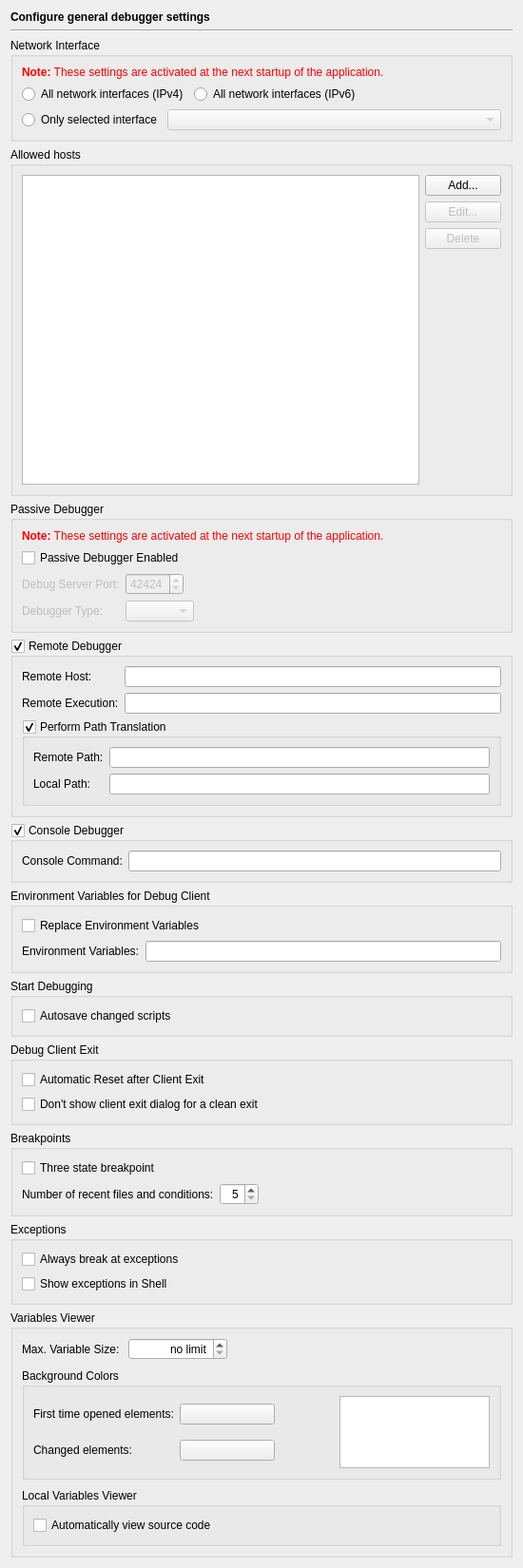
<?xml version="1.0" encoding="UTF-8"?>
<ui version="4.0">
 <class>DebuggerGeneralPage</class>
 <widget class="QWidget" name="DebuggerGeneralPage">
  <property name="geometry">
   <rect>
    <x>0</x>
    <y>0</y>
    <width>550</width>
    <height>1650</height>
   </rect>
  </property>
  <layout class="QVBoxLayout" name="verticalLayout_7">
   <item>
    <widget class="QLabel" name="headerLabel">
     <property name="text">
      <string>&lt;b&gt;Configure general debugger settings&lt;/b&gt;</string>
     </property>
    </widget>
   </item>
   <item>
    <widget class="Line" name="line11">
     <property name="frameShape">
      <enum>QFrame::HLine</enum>
     </property>
     <property name="frameShadow">
      <enum>QFrame::Sunken</enum>
     </property>
     <property name="orientation">
      <enum>Qt::Horizontal</enum>
     </property>
    </widget>
   </item>
   <item>
    <widget class="QGroupBox" name="groupBox_3">
     <property name="title">
      <string>Network Interface</string>
     </property>
     <layout class="QGridLayout" name="gridLayout_2">
      <item row="0" column="0" colspan="4">
       <widget class="QLabel" name="TextLabel1_2_3">
        <property name="text">
         <string>&lt;font color=&quot;#FF0000&quot;&gt;&lt;b&gt;Note:&lt;/b&gt; These settings are activated at the next startup of the application.&lt;/font&gt;</string>
        </property>
       </widget>
      </item>
      <item row="1" column="0" colspan="2">
       <widget class="QRadioButton" name="allInterfacesButton">
        <property name="toolTip">
         <string>Select to listen on all available network interfaces (IPv4 mode)</string>
        </property>
        <property name="text">
         <string>All network interfaces (IPv4)</string>
        </property>
       </widget>
      </item>
      <item row="1" column="2">
       <widget class="QRadioButton" name="all6InterfacesButton">
        <property name="toolTip">
         <string>Select to listen on all available network interfaces (IPv6 mode)</string>
        </property>
        <property name="text">
         <string>All network interfaces (IPv6)</string>
        </property>
       </widget>
      </item>
      <item row="1" column="3">
       <spacer name="horizontalSpacer_5">
        <property name="orientation">
         <enum>Qt::Horizontal</enum>
        </property>
        <property name="sizeHint" stdset="0">
         <size>
          <width>103</width>
          <height>20</height>
         </size>
        </property>
       </spacer>
      </item>
      <item row="2" column="0">
       <widget class="QRadioButton" name="selectedInterfaceButton">
        <property name="toolTip">
         <string>Select to listen on the configured interface</string>
        </property>
        <property name="text">
         <string>Only selected interface</string>
        </property>
       </widget>
      </item>
      <item row="2" column="1" colspan="3">
       <widget class="QComboBox" name="interfacesCombo">
        <property name="enabled">
         <bool>false</bool>
        </property>
        <property name="toolTip">
         <string>Select the network interface to listen on</string>
        </property>
       </widget>
      </item>
     </layout>
    </widget>
   </item>
   <item>
    <widget class="QGroupBox" name="groupBox_4">
     <property name="title">
      <string>Allowed hosts</string>
     </property>
     <layout class="QGridLayout">
      <item row="3" column="1">
       <spacer>
        <property name="orientation">
         <enum>Qt::Vertical</enum>
        </property>
        <property name="sizeHint" stdset="0">
         <size>
          <width>20</width>
          <height>40</height>
         </size>
        </property>
       </spacer>
      </item>
      <item row="2" column="1">
       <widget class="QPushButton" name="deleteAllowedHostButton">
        <property name="enabled">
         <bool>false</bool>
        </property>
        <property name="text">
         <string>Delete</string>
        </property>
       </widget>
      </item>
      <item row="1" column="1">
       <widget class="QPushButton" name="editAllowedHostButton">
        <property name="enabled">
         <bool>false</bool>
        </property>
        <property name="text">
         <string>Edit...</string>
        </property>
       </widget>
      </item>
      <item row="0" column="1">
       <widget class="QPushButton" name="addAllowedHostButton">
        <property name="text">
         <string>Add...</string>
        </property>
       </widget>
      </item>
      <item row="0" column="0" rowspan="4">
       <widget class="QListWidget" name="allowedHostsList">
        <property name="sizePolicy">
         <sizepolicy hsizetype="Expanding" vsizetype="Preferred">
          <horstretch>0</horstretch>
          <verstretch>0</verstretch>
         </sizepolicy>
        </property>
       </widget>
      </item>
     </layout>
    </widget>
   </item>
   <item>
    <widget class="QGroupBox" name="passiveDbgGroup">
     <property name="title">
      <string>Passive Debugger</string>
     </property>
     <layout class="QGridLayout" name="gridLayout">
      <item row="0" column="0" colspan="4">
       <widget class="QLabel" name="TextLabel1_2_2">
        <property name="text">
         <string>&lt;font color=&quot;#FF0000&quot;&gt;&lt;b&gt;Note:&lt;/b&gt; These settings are activated at the next startup of the application.&lt;/font&gt;</string>
        </property>
       </widget>
      </item>
      <item row="1" column="0" colspan="4">
       <widget class="QCheckBox" name="passiveDbgCheckBox">
        <property name="toolTip">
         <string>Enables the passive debug mode</string>
        </property>
        <property name="whatsThis">
         <string>&lt;b&gt;Passive Debugger Enabled&lt;/b&gt;
&lt;p&gt;This enables the passive debugging mode. In this mode the debug client (the script) connects to the debug server (the IDE). The script is started outside the IDE. This way mod_python or Zope scripts can be debugged.&lt;/p&gt;</string>
        </property>
        <property name="text">
         <string>Passive Debugger Enabled</string>
        </property>
       </widget>
      </item>
      <item row="2" column="0">
       <widget class="QLabel" name="passiveDbgPortLabel">
        <property name="enabled">
         <bool>false</bool>
        </property>
        <property name="text">
         <string>Debug Server Port:</string>
        </property>
       </widget>
      </item>
      <item row="2" column="1">
       <widget class="QSpinBox" name="passiveDbgPortSpinBox">
        <property name="enabled">
         <bool>false</bool>
        </property>
        <property name="toolTip">
         <string>Enter the port the debugger should listen on</string>
        </property>
        <property name="whatsThis">
         <string>&lt;b&gt;Debug Server Port&lt;/b&gt;
&lt;p&gt;Enter the port the debugger should listen on.&lt;/p&gt;</string>
        </property>
        <property name="minimum">
         <number>1024</number>
        </property>
        <property name="maximum">
         <number>65535</number>
        </property>
        <property name="value">
         <number>42424</number>
        </property>
       </widget>
      </item>
      <item row="2" column="2" colspan="2">
       <spacer name="horizontalSpacer_2">
        <property name="orientation">
         <enum>Qt::Horizontal</enum>
        </property>
        <property name="sizeHint" stdset="0">
         <size>
          <width>91</width>
          <height>20</height>
         </size>
        </property>
       </spacer>
      </item>
      <item row="3" column="0">
       <widget class="QLabel" name="label">
        <property name="enabled">
         <bool>false</bool>
        </property>
        <property name="text">
         <string>Debugger Type:</string>
        </property>
       </widget>
      </item>
      <item row="3" column="1" colspan="2">
       <widget class="QComboBox" name="passiveDbgBackendCombo">
        <property name="enabled">
         <bool>false</bool>
        </property>
        <property name="toolTip">
         <string>Select the debugger type of the backend</string>
        </property>
       </widget>
      </item>
      <item row="3" column="3">
       <spacer name="horizontalSpacer">
        <property name="orientation">
         <enum>Qt::Horizontal</enum>
        </property>
        <property name="sizeHint" stdset="0">
         <size>
          <width>91</width>
          <height>20</height>
         </size>
        </property>
       </spacer>
      </item>
     </layout>
    </widget>
   </item>
   <item>
    <widget class="QGroupBox" name="remoteDebuggerGroup">
     <property name="toolTip">
      <string>Select, if the debugger should be run remotely</string>
     </property>
     <property name="title">
      <string>Remote Debugger</string>
     </property>
     <property name="checkable">
      <bool>true</bool>
     </property>
     <layout class="QGridLayout">
      <item row="0" column="1">
       <widget class="QLineEdit" name="hostLineEdit">
        <property name="toolTip">
         <string>Enter the hostname of the remote machine.</string>
        </property>
        <property name="whatsThis">
         <string>&lt;b&gt;Remote Host&lt;/b&gt;
&lt;p&gt;Enter the hostname of the remote machine.&lt;/p&gt;</string>
        </property>
       </widget>
      </item>
      <item row="0" column="0">
       <widget class="QLabel" name="hostLabel">
        <property name="text">
         <string>Remote Host:</string>
        </property>
        <property name="buddy">
         <cstring>hostLineEdit</cstring>
        </property>
       </widget>
      </item>
      <item row="1" column="0">
       <widget class="QLabel" name="execLabel">
        <property name="text">
         <string>Remote Execution:</string>
        </property>
        <property name="buddy">
         <cstring>execLineEdit</cstring>
        </property>
       </widget>
      </item>
      <item row="1" column="1">
       <widget class="QLineEdit" name="execLineEdit">
        <property name="toolTip">
         <string>Enter the remote execution command.</string>
        </property>
        <property name="whatsThis">
         <string>&lt;b&gt;Remote Execution&lt;/b&gt;
&lt;p&gt;Enter the remote execution command (e.g. ssh). This command is used to log into the remote host and execute the remote debugger.&lt;/p&gt;</string>
        </property>
       </widget>
      </item>
      <item row="2" column="0" colspan="2">
       <widget class="QGroupBox" name="dbgPathTranslationGroup">
        <property name="toolTip">
         <string>Select, if path translation for remote debugging should be done</string>
        </property>
        <property name="title">
         <string>Perform Path Translation</string>
        </property>
        <property name="checkable">
         <bool>true</bool>
        </property>
        <layout class="QGridLayout" name="_2">
         <item row="1" column="0">
          <widget class="QLabel" name="textLabel2_9">
           <property name="text">
            <string>Local Path:</string>
           </property>
          </widget>
         </item>
         <item row="1" column="1">
          <widget class="QLineEdit" name="dbgTranslationLocalEdit">
           <property name="toolTip">
            <string>Enter the local path</string>
           </property>
          </widget>
         </item>
         <item row="0" column="1">
          <widget class="QLineEdit" name="dbgTranslationRemoteEdit">
           <property name="toolTip">
            <string>Enter the remote path</string>
           </property>
          </widget>
         </item>
         <item row="0" column="0">
          <widget class="QLabel" name="textLabel1_18">
           <property name="text">
            <string>Remote Path:</string>
           </property>
          </widget>
         </item>
        </layout>
       </widget>
      </item>
     </layout>
    </widget>
   </item>
   <item>
    <widget class="QGroupBox" name="consoleDebuggerGroup">
     <property name="toolTip">
      <string>Select, if the debugger should be executed in a console window</string>
     </property>
     <property name="title">
      <string>Console Debugger</string>
     </property>
     <property name="checkable">
      <bool>true</bool>
     </property>
     <layout class="QGridLayout" name="_4">
      <item row="0" column="1">
       <widget class="QLineEdit" name="consoleDbgEdit">
        <property name="toolTip">
         <string>Enter the console command (e.g. xterm -e)</string>
        </property>
        <property name="whatsThis">
         <string>&lt;b&gt;Console Command&lt;/b&gt;
&lt;p&gt;Enter the console command (e.g. xterm -e). This command is used to open a command window for the debugger.&lt;/p&gt;</string>
        </property>
       </widget>
      </item>
      <item row="0" column="0">
       <widget class="QLabel" name="textLabel1_17">
        <property name="text">
         <string>Console Command:</string>
        </property>
       </widget>
      </item>
     </layout>
    </widget>
   </item>
   <item>
    <widget class="QGroupBox" name="groupBox_5">
     <property name="title">
      <string>Environment Variables for Debug Client</string>
     </property>
     <layout class="QGridLayout" name="_3">
      <item row="0" column="0" colspan="2">
       <widget class="QCheckBox" name="debugEnvironReplaceCheckBox">
        <property name="toolTip">
         <string>Select, if the environment should be replaced.</string>
        </property>
        <property name="whatsThis">
         <string>&lt;b&gt;Replace Environment&lt;/b&gt;
&lt;p&gt;If this entry is checked, the environment of the debugger will be replaced by the entries of the environment variables field. If it is unchecked, the environment will be ammended by these settings.&lt;/p&gt;</string>
        </property>
        <property name="text">
         <string>Replace Environment Variables</string>
        </property>
       </widget>
      </item>
      <item row="1" column="0">
       <widget class="QLabel" name="textLabel1_16">
        <property name="text">
         <string>Environment Variables:</string>
        </property>
       </widget>
      </item>
      <item row="1" column="1">
       <widget class="QLineEdit" name="debugEnvironEdit">
        <property name="toolTip">
         <string>Enter the environment variables to be set.</string>
        </property>
        <property name="whatsThis">
         <string>&lt;b&gt;Environment Variables&lt;/b&gt;
&lt;p&gt;Enter the environment variables to be set for the debugger. The individual settings must be separated by whitespace and be given in the form 'var=value'.&lt;/p&gt;
&lt;p&gt;Example: var1=1 var2=&quot;hello world&quot;&lt;/p&gt;</string>
        </property>
       </widget>
      </item>
     </layout>
    </widget>
   </item>
   <item>
    <widget class="QGroupBox" name="groupBox">
     <property name="title">
      <string>Start Debugging</string>
     </property>
     <layout class="QVBoxLayout" name="verticalLayout">
      <item>
       <widget class="QCheckBox" name="debugAutoSaveScriptsCheckBox">
        <property name="toolTip">
         <string>Select, whether changed scripts should be saved upon a debug, run, ... action.</string>
        </property>
        <property name="text">
         <string>Autosave changed scripts</string>
        </property>
       </widget>
      </item>
     </layout>
    </widget>
   </item>
   <item>
    <widget class="QGroupBox" name="groupBox_7">
     <property name="title">
      <string>Debug Client Exit</string>
     </property>
     <layout class="QVBoxLayout" name="verticalLayout_3">
      <item>
       <widget class="QCheckBox" name="automaticResetCheckBox">
        <property name="toolTip">
         <string>Select, whether a reset of the debug client should be performed after a client exit</string>
        </property>
        <property name="text">
         <string>Automatic Reset after Client Exit</string>
        </property>
       </widget>
      </item>
      <item>
       <widget class="QCheckBox" name="dontShowClientExitCheckBox">
        <property name="toolTip">
         <string>Select to suppress the client exit dialog for a clean exit</string>
        </property>
        <property name="text">
         <string>Don't show client exit dialog for a clean exit</string>
        </property>
       </widget>
      </item>
     </layout>
    </widget>
   </item>
   <item>
    <widget class="QGroupBox" name="groupBox_8">
     <property name="title">
      <string>Breakpoints</string>
     </property>
     <layout class="QVBoxLayout" name="verticalLayout_2">
      <item>
       <widget class="QCheckBox" name="debugThreeStateBreakPoint">
        <property name="toolTip">
         <string>Select to change the breakpoint toggle order from Off-&gt;On-&gt;Off to Off-&gt;On (permanent)-&gt;On (temporary)-&gt;Off</string>
        </property>
        <property name="text">
         <string>Three state breakpoint</string>
        </property>
       </widget>
      </item>
      <item>
       <layout class="QHBoxLayout" name="horizontalLayout_2">
        <item>
         <widget class="QLabel" name="label_4">
          <property name="text">
           <string>Number of recent files and conditions:</string>
          </property>
         </widget>
        </item>
        <item>
         <widget class="QSpinBox" name="recentFilesSpinBox">
          <property name="toolTip">
           <string>Enter the number of recent files and breakpoint conditions to remember</string>
          </property>
          <property name="alignment">
           <set>Qt::AlignRight|Qt::AlignTrailing|Qt::AlignVCenter</set>
          </property>
          <property name="minimum">
           <number>5</number>
          </property>
          <property name="maximum">
           <number>50</number>
          </property>
         </widget>
        </item>
        <item>
         <spacer name="spacer">
          <property name="orientation">
           <enum>Qt::Horizontal</enum>
          </property>
          <property name="sizeHint" stdset="0">
           <size>
            <width>40</width>
            <height>20</height>
           </size>
          </property>
         </spacer>
        </item>
       </layout>
      </item>
     </layout>
    </widget>
   </item>
   <item>
    <widget class="QGroupBox" name="groupBox_9">
     <property name="title">
      <string>Exceptions</string>
     </property>
     <layout class="QVBoxLayout" name="verticalLayout_4">
      <item>
       <widget class="QCheckBox" name="exceptionBreakCheckBox">
        <property name="toolTip">
         <string>Select to always break at exceptions</string>
        </property>
        <property name="text">
         <string>Always break at exceptions</string>
        </property>
       </widget>
      </item>
      <item>
       <widget class="QCheckBox" name="exceptionShellCheckBox">
        <property name="toolTip">
         <string>Select to show exception information in the shell window</string>
        </property>
        <property name="text">
         <string>Show exceptions in Shell</string>
        </property>
       </widget>
      </item>
     </layout>
    </widget>
   </item>
   <item>
    <widget class="QGroupBox" name="groupBox_11">
     <property name="title">
      <string>Variables Viewer</string>
     </property>
     <layout class="QVBoxLayout" name="verticalLayout_6">
      <property name="spacing">
       <number>9</number>
      </property>
      <item>
       <layout class="QHBoxLayout" name="horizontalLayout">
        <item>
         <widget class="QLabel" name="label_2">
          <property name="text">
           <string>Max. Variable Size:</string>
          </property>
         </widget>
        </item>
        <item>
         <widget class="QSpinBox" name="maxSizeSpinBox">
          <property name="toolTip">
           <string>Enter the maximum size of a variable to be shown (0 = no limit)</string>
          </property>
          <property name="alignment">
           <set>Qt::AlignRight|Qt::AlignTrailing|Qt::AlignVCenter</set>
          </property>
          <property name="specialValueText">
           <string>no limit</string>
          </property>
          <property name="showGroupSeparator" stdset="0">
           <bool>true</bool>
          </property>
          <property name="suffix">
           <string> Bytes</string>
          </property>
          <property name="maximum">
           <number>1063256064</number>
          </property>
          <property name="singleStep">
           <number>16384</number>
          </property>
         </widget>
        </item>
        <item>
         <spacer name="horizontalSpacer_3">
          <property name="orientation">
           <enum>Qt::Horizontal</enum>
          </property>
          <property name="sizeHint" stdset="0">
           <size>
            <width>40</width>
            <height>20</height>
           </size>
          </property>
         </spacer>
        </item>
       </layout>
      </item>
      <item>
       <widget class="QGroupBox" name="groupBox_2">
        <property name="title">
         <string>Background Colors</string>
        </property>
        <layout class="QHBoxLayout" name="horizontalLayout_3" stretch="2,1">
         <item>
          <layout class="QGridLayout" name="gridLayout_3">
           <property name="topMargin">
            <number>8</number>
           </property>
           <property name="bottomMargin">
            <number>8</number>
           </property>
           <property name="verticalSpacing">
            <number>16</number>
           </property>
           <item row="1" column="1">
            <widget class="QPushButton" name="backgroundChangedButton">
             <property name="minimumSize">
              <size>
               <width>100</width>
               <height>0</height>
              </size>
             </property>
             <property name="maximumSize">
              <size>
               <width>100</width>
               <height>16777215</height>
              </size>
             </property>
             <property name="toolTip">
              <string>Select the background color for changed items.</string>
             </property>
             <property name="text">
              <string/>
             </property>
            </widget>
           </item>
           <item row="1" column="0">
            <widget class="QLabel" name="label_bgChangedItems">
             <property name="text">
              <string>Changed elements:</string>
             </property>
            </widget>
           </item>
           <item row="0" column="0">
            <widget class="QLabel" name="label_bgFirstLoaded">
             <property name="text">
              <string>First time opened elements:</string>
             </property>
            </widget>
           </item>
           <item row="0" column="1">
            <widget class="QPushButton" name="backgroundNewButton">
             <property name="minimumSize">
              <size>
               <width>100</width>
               <height>0</height>
              </size>
             </property>
             <property name="maximumSize">
              <size>
               <width>100</width>
               <height>16777215</height>
              </size>
             </property>
             <property name="toolTip">
              <string>Select the background color for elements which are loaded for the first time.</string>
             </property>
             <property name="text">
              <string/>
             </property>
            </widget>
           </item>
           <item row="0" column="2">
            <spacer name="horizontalSpacer_4">
             <property name="orientation">
              <enum>Qt::Horizontal</enum>
             </property>
             <property name="sizeHint" stdset="0">
              <size>
               <width>40</width>
               <height>20</height>
              </size>
             </property>
            </spacer>
           </item>
          </layout>
         </item>
         <item>
          <widget class="QListView" name="preView">
           <property name="sizePolicy">
            <sizepolicy hsizetype="Expanding" vsizetype="Ignored">
             <horstretch>0</horstretch>
             <verstretch>0</verstretch>
            </sizepolicy>
           </property>
           <property name="focusPolicy">
            <enum>Qt::NoFocus</enum>
           </property>
           <property name="verticalScrollBarPolicy">
            <enum>Qt::ScrollBarAlwaysOff</enum>
           </property>
           <property name="horizontalScrollBarPolicy">
            <enum>Qt::ScrollBarAlwaysOff</enum>
           </property>
           <property name="editTriggers">
            <set>QAbstractItemView::NoEditTriggers</set>
           </property>
           <property name="alternatingRowColors">
            <bool>true</bool>
           </property>
          </widget>
         </item>
        </layout>
       </widget>
      </item>
      <item>
       <widget class="QGroupBox" name="groupBox_10">
        <property name="title">
         <string>Local Variables Viewer</string>
        </property>
        <layout class="QVBoxLayout" name="verticalLayout_5">
         <item>
          <widget class="QCheckBox" name="autoViewSourcecodeCheckBox">
           <property name="toolTip">
            <string>Automatically view source code when user changes the callstack frame in the callstack viewer.</string>
           </property>
           <property name="text">
            <string>Automatically view source code</string>
           </property>
          </widget>
         </item>
        </layout>
       </widget>
      </item>
     </layout>
    </widget>
   </item>
  </layout>
 </widget>
 <tabstops>
  <tabstop>allInterfacesButton</tabstop>
  <tabstop>all6InterfacesButton</tabstop>
  <tabstop>selectedInterfaceButton</tabstop>
  <tabstop>interfacesCombo</tabstop>
  <tabstop>allowedHostsList</tabstop>
  <tabstop>addAllowedHostButton</tabstop>
  <tabstop>editAllowedHostButton</tabstop>
  <tabstop>deleteAllowedHostButton</tabstop>
  <tabstop>passiveDbgCheckBox</tabstop>
  <tabstop>passiveDbgPortSpinBox</tabstop>
  <tabstop>passiveDbgBackendCombo</tabstop>
  <tabstop>remoteDebuggerGroup</tabstop>
  <tabstop>hostLineEdit</tabstop>
  <tabstop>execLineEdit</tabstop>
  <tabstop>dbgPathTranslationGroup</tabstop>
  <tabstop>dbgTranslationRemoteEdit</tabstop>
  <tabstop>dbgTranslationLocalEdit</tabstop>
  <tabstop>consoleDebuggerGroup</tabstop>
  <tabstop>consoleDbgEdit</tabstop>
  <tabstop>debugEnvironReplaceCheckBox</tabstop>
  <tabstop>debugEnvironEdit</tabstop>
  <tabstop>debugAutoSaveScriptsCheckBox</tabstop>
  <tabstop>automaticResetCheckBox</tabstop>
  <tabstop>dontShowClientExitCheckBox</tabstop>
  <tabstop>debugThreeStateBreakPoint</tabstop>
  <tabstop>recentFilesSpinBox</tabstop>
  <tabstop>exceptionBreakCheckBox</tabstop>
  <tabstop>exceptionShellCheckBox</tabstop>
  <tabstop>maxSizeSpinBox</tabstop>
  <tabstop>backgroundNewButton</tabstop>
  <tabstop>backgroundChangedButton</tabstop>
  <tabstop>autoViewSourcecodeCheckBox</tabstop>
 </tabstops>
 <resources/>
 <connections>
  <connection>
   <sender>passiveDbgCheckBox</sender>
   <signal>toggled(bool)</signal>
   <receiver>passiveDbgPortLabel</receiver>
   <slot>setEnabled(bool)</slot>
   <hints>
    <hint type="sourcelabel">
     <x>121</x>
     <y>467</y>
    </hint>
    <hint type="destinationlabel">
     <x>107</x>
     <y>498</y>
    </hint>
   </hints>
  </connection>
  <connection>
   <sender>passiveDbgCheckBox</sender>
   <signal>toggled(bool)</signal>
   <receiver>passiveDbgPortSpinBox</receiver>
   <slot>setEnabled(bool)</slot>
   <hints>
    <hint type="sourcelabel">
     <x>219</x>
     <y>467</y>
    </hint>
    <hint type="destinationlabel">
     <x>205</x>
     <y>498</y>
    </hint>
   </hints>
  </connection>
  <connection>
   <sender>selectedInterfaceButton</sender>
   <signal>toggled(bool)</signal>
   <receiver>interfacesCombo</receiver>
   <slot>setEnabled(bool)</slot>
   <hints>
    <hint type="sourcelabel">
     <x>587</x>
     <y>107</y>
    </hint>
    <hint type="destinationlabel">
     <x>307</x>
     <y>137</y>
    </hint>
   </hints>
  </connection>
  <connection>
   <sender>passiveDbgCheckBox</sender>
   <signal>toggled(bool)</signal>
   <receiver>label</receiver>
   <slot>setEnabled(bool)</slot>
   <hints>
    <hint type="sourcelabel">
     <x>78</x>
     <y>467</y>
    </hint>
    <hint type="destinationlabel">
     <x>410</x>
     <y>498</y>
    </hint>
   </hints>
  </connection>
  <connection>
   <sender>passiveDbgCheckBox</sender>
   <signal>toggled(bool)</signal>
   <receiver>passiveDbgBackendCombo</receiver>
   <slot>setEnabled(bool)</slot>
   <hints>
    <hint type="sourcelabel">
     <x>257</x>
     <y>467</y>
    </hint>
    <hint type="destinationlabel">
     <x>484</x>
     <y>497</y>
    </hint>
   </hints>
  </connection>
 </connections>
</ui>
